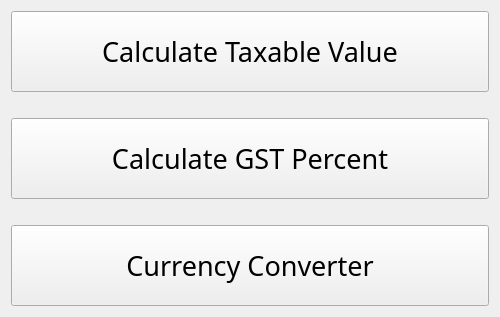
<?xml version="1.0" encoding="UTF-8"?>
<ui version="4.0">
 <class>Form</class>
 <widget class="QWidget" name="Form">
  <property name="geometry">
   <rect>
    <x>0</x>
    <y>0</y>
    <width>500</width>
    <height>317</height>
   </rect>
  </property>
  <property name="windowTitle">
   <string>Form</string>
  </property>
  <layout class="QVBoxLayout" name="verticalLayout_2">
   <item>
    <layout class="QHBoxLayout" name="horizontal_Layout_Calculate_Taxable_Value">
     <item>
      <widget class="QPushButton" name="pushButton_Calculate_Taxable_Value">
       <property name="sizePolicy">
        <sizepolicy hsizetype="Expanding" vsizetype="Expanding">
         <horstretch>0</horstretch>
         <verstretch>0</verstretch>
        </sizepolicy>
       </property>
       <property name="font">
        <font>
         <family>TF2 Build</family>
         <pointsize>20</pointsize>
        </font>
       </property>
       <property name="text">
        <string>Calculate Taxable Value</string>
       </property>
      </widget>
     </item>
    </layout>
   </item>
   <item>
    <layout class="QHBoxLayout" name="horizontalLayout_Spacer1">
     <item>
      <spacer name="verticalSpacer_2">
       <property name="orientation">
        <enum>Qt::Vertical</enum>
       </property>
       <property name="sizeType">
        <enum>QSizePolicy::Fixed</enum>
       </property>
       <property name="sizeHint" stdset="0">
        <size>
         <width>20</width>
         <height>20</height>
        </size>
       </property>
      </spacer>
     </item>
    </layout>
   </item>
   <item>
    <layout class="QHBoxLayout" name="horizontal_Layout_Calculate_GST_Percent">
     <item>
      <widget class="QPushButton" name="pushButton_Calculate_GST_Percent">
       <property name="sizePolicy">
        <sizepolicy hsizetype="Expanding" vsizetype="Expanding">
         <horstretch>0</horstretch>
         <verstretch>0</verstretch>
        </sizepolicy>
       </property>
       <property name="font">
        <font>
         <family>TF2 Build</family>
         <pointsize>20</pointsize>
        </font>
       </property>
       <property name="text">
        <string>Calculate GST Percent</string>
       </property>
      </widget>
     </item>
    </layout>
   </item>
   <item>
    <layout class="QHBoxLayout" name="horizontalLayout_Spacer2">
     <item>
      <spacer name="verticalSpacer">
       <property name="orientation">
        <enum>Qt::Vertical</enum>
       </property>
       <property name="sizeType">
        <enum>QSizePolicy::Fixed</enum>
       </property>
       <property name="sizeHint" stdset="0">
        <size>
         <width>20</width>
         <height>20</height>
        </size>
       </property>
      </spacer>
     </item>
    </layout>
   </item>
   <item>
    <layout class="QHBoxLayout" name="horizontal_Layout_Currency_Converter">
     <item>
      <widget class="QPushButton" name="pushButton_Currency_Converter">
       <property name="sizePolicy">
        <sizepolicy hsizetype="Expanding" vsizetype="Expanding">
         <horstretch>0</horstretch>
         <verstretch>0</verstretch>
        </sizepolicy>
       </property>
       <property name="font">
        <font>
         <family>TF2 Build</family>
         <pointsize>20</pointsize>
        </font>
       </property>
       <property name="text">
        <string>Currency Converter</string>
       </property>
      </widget>
     </item>
    </layout>
   </item>
  </layout>
 </widget>
 <resources/>
 <connections/>
</ui>
